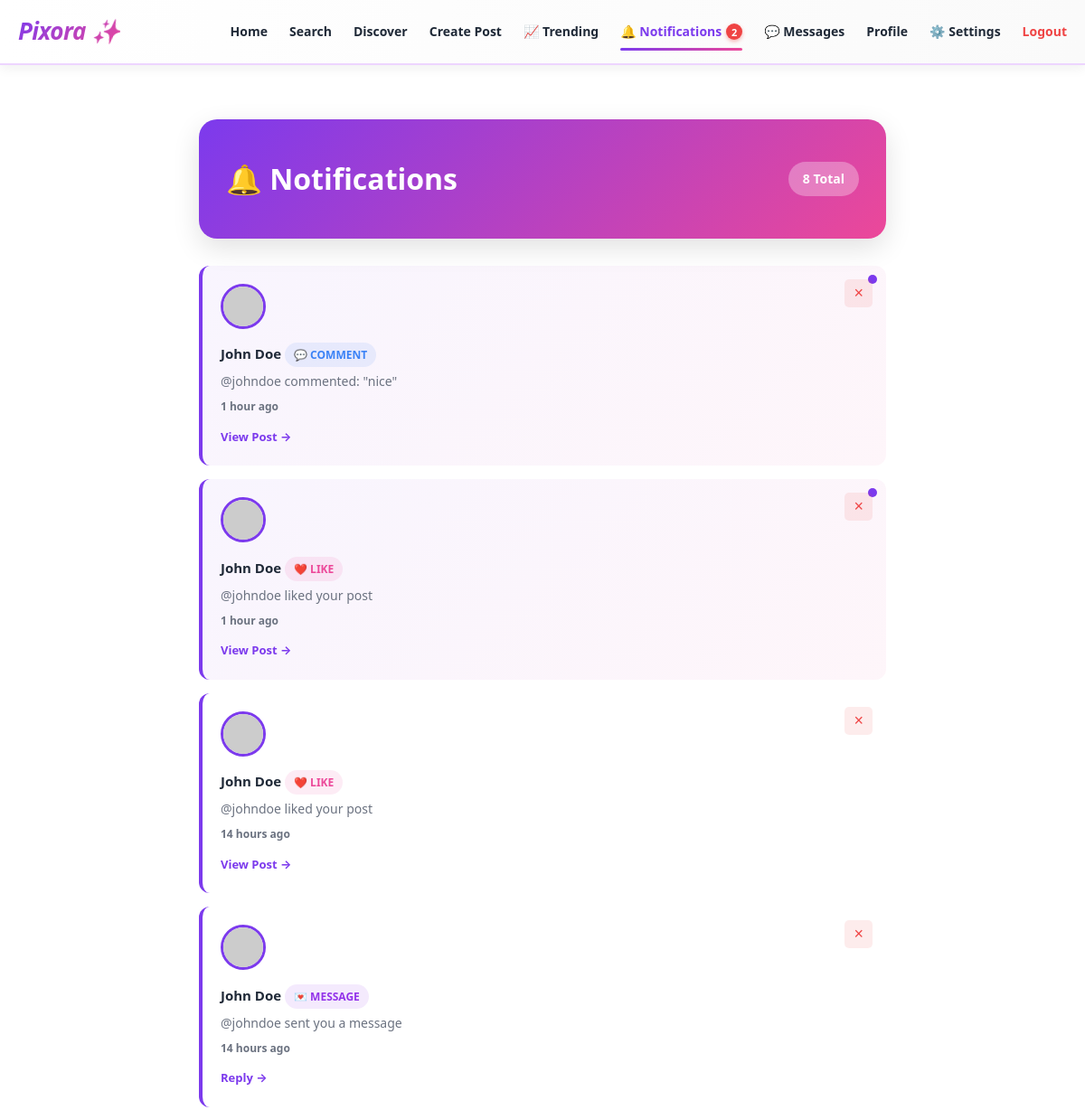
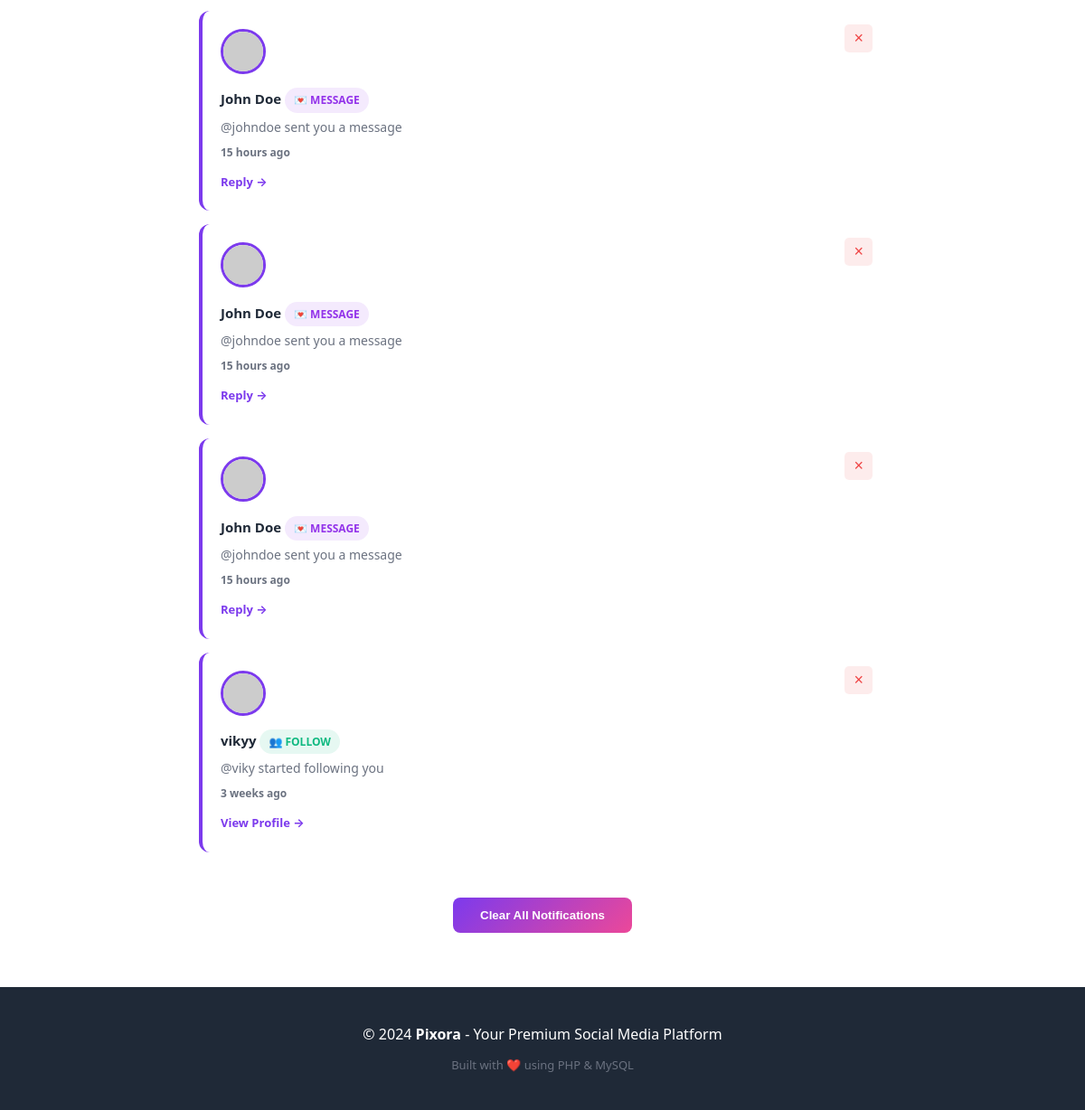
/notifications.php (signed in), run on the app's committed database (2 pictures, top to bottom).
### tables this page shows
CREATE TABLE `notifications` (
  `id` int(11) NOT NULL,
  `user_id` int(11) NOT NULL,
  `recipient_id` int(11) NOT NULL,
  `type` varchar(50) NOT NULL,
  `post_id` int(11) DEFAULT NULL,
  `comment_id` int(11) DEFAULT NULL,
  `is_read` tinyint(4) DEFAULT 0,
  `created_at` timestamp NOT NULL DEFAULT current_timestamp() ON UPDATE current_timestamp()
);

CREATE TABLE `users` (
  `id` int(11) NOT NULL,
  `full_name` varchar(100) NOT NULL,
  `username` varchar(50) NOT NULL,
  `email` varchar(100) NOT NULL,
  `password` varchar(255) NOT NULL,
  `bio` text DEFAULT NULL,
  `profile_picture` varchar(255) DEFAULT 'default-profile.jpg',
  `created_at` timestamp NOT NULL DEFAULT current_timestamp(),
  `updated_at` timestamp NOT NULL DEFAULT current_timestamp() ON UPDATE current_timestamp(),
  `is_private` tinyint(1) DEFAULT 0,
  `is_active` tinyint(1) DEFAULT 1
);

CREATE TABLE `comments` (
  `id` int(11) NOT NULL,
  `user_id` int(11) NOT NULL,
  `post_id` int(11) NOT NULL,
  `comment_text` text NOT NULL,
  `created_at` timestamp NOT NULL DEFAULT current_timestamp(),
  `updated_at` timestamp NOT NULL DEFAULT current_timestamp() ON UPDATE current_timestamp()
);

### includes/notification_helpers.php (called while the page is built, shortened)
<?php
function getUnreadNotificationCount($user_id, $conn) {
    $stmt = $conn->prepare("SELECT COUNT(*) as count FROM notifications WHERE recipient_id = ? AND is_read = 0");
    $stmt->bind_param("i", $user_id);
    $stmt->execute();
    $result = $stmt->get_result();
    $data = $result->fetch_assoc();
    return $data['count'];
}
?>

### includes/helpers.php (called while the page is built, shortened)
<?php
function formatDate($date_string) {
    $date = strtotime($date_string);
    $now = time();
    $seconds = $now - $date;
    $minutes = floor($seconds / 60);
    $hours = floor($seconds / 3600);
    if ($hours < 24) {
        return $hours . " hour" . ($hours > 1 ? "s" : "") . " ago";
    }
    $days = floor($seconds / 86400);
    $weeks = floor($days / 7);
    if ($weeks < 4) {
        return $weeks . " week" . ($weeks > 1 ? "s" : "") . " ago";
    }
    $years = floor($days / 365);
    return $years . " year" . ($years > 1 ? "s" : "") . " ago";
}
?>

### notifications.php (the view, shortened to what this page needs)
<?php
require 'config/database.php';
require 'includes/helpers.php';
$current_user_id = $_SESSION['user_id'];
$notif_stmt = $conn->prepare("
    SELECT
        n.id,
        n.type,
        n.user_id,
        n.post_id,
        n.comment_id,
        n.is_read,
        n.created_at,
        u.full_name,
        u.username,
        u.profile_picture,
        p.caption as post_caption,
        c.comment_text
    FROM notifications n
    JOIN users u ON n.user_id = u.id
    LEFT JOIN posts p ON n.post_id = p.id
    LEFT JOIN comments c ON n.comment_id = c.id
    WHERE n.recipient_id = ?
    ORDER BY n.is_read ASC, n.created_at DESC
    LIMIT 100
");
$notif_stmt->bind_param("i", $current_user_id);
$notif_stmt->execute();
$notif_result = $notif_stmt->get_result();
$notifications = $notif_result->fetch_all(MYSQLI_ASSOC);
?>
<!DOCTYPE html>
<html lang="en">
<head>
    <link rel="stylesheet" href="assets/css/style.css">
</head>
<body>
    <?php include 'includes/navbar.php'; ?>
    <div class="notifications-container">
        <div class="notifications-header">
            <div>
                <h1>🔔 Notifications</h1>
            </div>
            <?php if (count($notifications) > 0): ?>
                <div class="notif-count-badge">
                    <?php echo count($notifications); ?> Total
                </div>
            <?php endif; ?>
        </div>
        <?php if (count($notifications) > 0): ?>
            <div class="notifications-list">
                <?php foreach ($notifications as $notif): ?>
                    <div class="notification-card <?php echo $notif['is_read'] == 0 ? 'unread' : ''; ?>">
                        <img src="<?php
                            $pic ="https://via.placeholder.com/150/cccccc/666666?text=User";
                            echo htmlspecialchars($pic);
                        ?>" alt="Avatar" class="notification-avatar" onclick="window.location.href='profile.php?id=<?php echo $notif['user_id']; ?>'">
                        <div class="notification-body">
                            <div class="notification-title">
                                <?php echo htmlspecialchars($notif['full_name']); ?>
                                <span class="notification-type <?php echo strtolower($notif['type']); ?>">
                                    <?php
                                    if ($notif['type'] === 'like') echo '❤️ Like';
                                    elseif ($notif['type'] === 'comment') echo '💬 Comment';
                                    elseif ($notif['type'] === 'follow') echo '👥 Follow';
                                    elseif ($notif['type'] === 'message') echo '💌 Message';
                                    ?>
                                </span>
                            </div>
                            <div class="notification-message">
                                <?php
                                if ($notif['type'] === 'like') {
                                    echo '@' . htmlspecialchars($notif['username']) . ' liked your post';
                                } elseif ($notif['type'] === 'comment') {
                                    echo '@' . htmlspecialchars($notif['username']) . ' commented: "' . htmlspecialchars(substr($notif['comment_text'], 0, 50)) . (strlen($notif['comment_text']) > 50 ? '..."' : '"');
                                } elseif ($notif['type'] === 'follow') {
                                    echo '@' . htmlspecialchars($notif['username']) . ' started following you';
                                } elseif ($notif['type'] === 'message') {
                                    echo '@' . htmlspecialchars($notif['username']) . ' sent you a message';
                                }
                                ?>
                            </div>
                            <div class="notification-time">
                                <?php echo formatDate($notif['created_at']); ?>
                            </div>
                            <?php if ($notif['post_id']): ?>
                                <div class="notification-action">
                                    <a href="post.php?id=<?php echo $notif['post_id']; ?>">View Post →</a>
                                </div>
                            <?php elseif ($notif['type'] === 'follow'): ?>
                                <div class="notification-action">
                                    <a href="profile.php?id=<?php echo $notif['user_id']; ?>">View Profile →</a>
                                </div>
                            <?php elseif ($notif['type'] === 'message'): ?>
                                <div class="notification-action">
                                    <a href="chat.php?user_id=<?php echo $notif['user_id']; ?>">Reply →</a>
                                </div>
                            <?php endif; ?>
                        </div>
                        <form method="POST" action="includes/notification_actions.php" style="display: inline;">
                            <button type="submit" class="notification-delete" title="Delete">×</button>
                        </form>
                    </div>
                <?php endforeach; ?>
            </div>
            <form method="POST" action="includes/notification_actions.php" style="text-align: center; margin-top: 30px;">
                <button type="submit" class="clear-all-btn" onclick="return confirm('Clear all notifications?');">
                    Clear All Notifications
                </button>
            </form>
        <?php endif; ?>
    </div>
    <footer style="background: var(--dark); color: white; padding: 40px 20px; text-align: center; margin-top: 60px;">
        <div class="container">
            <p style="margin-bottom: 10px;">© 2024 <strong>Pixora</strong> - Your Premium Social Media Platform</p>
            <p style="color: var(--gray); font-size: 13px;">Built with ❤️ using PHP & MySQL</p>
        </div>
    </footer>
</body>
</html>

### includes/navbar.php (shortened to what this page needs)
<?php
$nav_user_id = isset($_SESSION['user_id']) ? (int)$_SESSION['user_id'] : 0;
$current_page = basename($_SERVER['PHP_SELF']);
if (!function_exists('getUnreadNotificationCount') && file_exists(__DIR__ . '/notification_helpers.php')) {
    require_once __DIR__ . '/notification_helpers.php';
}
$nav_unread_notif = 0;
if ($nav_user_id && isset($conn)) {
    if (function_exists('getUnreadNotificationCount')) {
        $nav_unread_notif = getUnreadNotificationCount($nav_user_id, $conn);
    }
}
?>
<nav class="navbar pixora-navbar">
    <div class="navbar-content pixora-navbar-content">
        <a href="index.php" class="navbar-logo pixora-logo">Pixora ✨</a>
        <div class="navbar-links pixora-nav-links">
            <a href="index.php" class="pixora-nav-link <?php echo ($current_page === 'index.php' || $current_page === 'home.php') ? 'active' : ''; ?>">Home</a>
            <a href="search.php" class="pixora-nav-link <?php echo ($current_page === 'search.php') ? 'active' : ''; ?>">Search</a>
            <a href="discover.php" class="pixora-nav-link <?php echo ($current_page === 'discover.php') ? 'active' : ''; ?>">Discover</a>
            <a href="create_post.php" class="pixora-nav-link <?php echo ($current_page === 'create_post.php') ? 'active' : ''; ?>">Create Post</a>
            <a href="trending.php" class="pixora-nav-link <?php echo ($current_page === 'trending.php') ? 'active' : ''; ?>">📈 Trending</a>
            <a href="notifications.php" class="pixora-nav-link <?php echo ($current_page === 'notifications.php') ? 'active' : ''; ?>">
                🔔 Notifications
                <?php if ($nav_unread_notif > 0): ?>
                    <span class="nav-badge" id="nav-notif-badge"><?php echo $nav_unread_notif; ?></span>
                <?php endif; ?>
            </a>
            <a href="messages.php" class="pixora-nav-link <?php echo ($current_page === 'messages.php' || $current_page === 'chat.php') ? 'active' : ''; ?>">
                💬 Messages
            </a>
            <a href="profile.php" class="pixora-nav-link <?php echo ($current_page === 'profile.php') ? 'active' : ''; ?>">Profile</a>
            <a href="settings.php" class="pixora-nav-link <?php echo ($current_page === 'settings.php' || $current_page === 'edit_profile.php') ? 'active' : ''; ?>">⚙️ Settings</a>
            <a href="auth/logout.php" class="pixora-nav-link" style="color: #ef4444;" onclick="return confirm('Log out of Pixora?');">Logout</a>
        </div>
    </div>
</nav>

### assets/css/style.css (style rules this page uses)
* { margin: 0; padding: 0; box-sizing: border-box; }
:root { --primary: #7c3aed; --primary-dark: #6d28d9; --primary-light: #edd5ff; --secondary: #ec4899; --accent: #f59e0b; --success: #10b981; --danger: #ef4444; --warning: #f59e0b; --dark: #1f2937; --gray: #6b7280; --light: #f3f4f6; --white: #ffffff; --border: #e5e7eb; --shadow-sm: 0 1px 2px 0 rgba(0,0,0,0.05); --shadow: 0 4px 12px rgba(0,0,0,0.08); --shadow-lg: 0 10px 30px rgba(0,0,0,0.12); --shadow-xl: 0 20px 50px rgba(0,0,0,0.15); }
body { font-family: 'Segoe UI', -apple-system, BlinkMacSystemFont, 'Helvetica Neue', sans-serif; background: var(--white); color: var(--dark); line-height: 1.6; }
html { scroll-behavior: smooth; }
.navbar { background: linear-gradient(90deg, var(--white) 0%, #fafafa 100%); padding: 1rem 0; border-bottom: 2px solid var(--primary-light); position: sticky; top: 0; z-index: 100; box-shadow: var(--shadow); backdrop-filter: blur(10px); }
.navbar-content { max-width: 1400px; margin: 0 auto; padding: 0 20px; display: flex; justify-content: space-between; align-items: center; }
.navbar-logo { font-size: 28px; font-weight: 800; background: linear-gradient(135deg, var(--primary), var(--secondary)); -webkit-background-clip: text; -webkit-text-fill-color: transparent; background-clip: text; text-decoration: none; letter-spacing: -1px; font-style: italic; }
.navbar-links { display: flex; gap: 40px; align-items: center; }
.navbar-links a { color: var(--dark); text-decoration: none; font-weight: 600; font-size: 14px; transition: all 0.3s ease; position: relative; text-transform: capitalize; }
.navbar-links a::after { content: ''; position: absolute; bottom: -8px; left: 0; width: 0; height: 3px; background: linear-gradient(90deg, var(--primary), var(--secondary)); border-radius: 2px; transition: width 0.3s ease; }
a { color: var(--primary); text-decoration: none; font-weight: 600; transition: all 0.3s ease; }
.container { max-width: 1400px; margin: 0 auto; padding: 0 20px; }

### includes/navbar.php (style rules this page uses)
.pixora-navbar { background: linear-gradient(90deg, #ffffff 0%, #fafafa 100%); padding: 0.9rem 0; border-bottom: 2px solid var(--primary-light, #edd5ff); position: sticky; top: 0; z-index: 1000; box-shadow: 0 4px 12px rgba(0,0,0,0.06); backdrop-filter: blur(10px); }
.pixora-navbar-content { max-width: 1400px; margin: 0 auto; padding: 0 20px; display: flex; justify-content: space-between; align-items: center; gap: 20px; }
.pixora-logo { font-size: 26px; font-weight: 800; background: linear-gradient(135deg, var(--primary, #7c3aed), var(--secondary, #ec4899)); -webkit-background-clip: text; -webkit-text-fill-color: transparent; background-clip: text; text-decoration: none; letter-spacing: -0.5px; white-space: nowrap; display: inline-flex; align-items: center; gap: 6px; }
.pixora-nav-links { display: flex; gap: 24px; align-items: center; flex-wrap: wrap; }
.pixora-nav-link { color: var(--dark, #1f2937); text-decoration: none; font-weight: 600; font-size: 13.5px; transition: all 0.2s ease; position: relative; display: inline-flex; align-items: center; gap: 5px; padding: 4px 0; }
.pixora-nav-link:hover, .pixora-nav-link.active { color: var(--primary, #7c3aed); }
.pixora-nav-link.active::after { content: ''; position: absolute; bottom: -6px; left: 0; width: 100%; height: 3px; background: linear-gradient(90deg, var(--primary, #7c3aed), var(--secondary, #ec4899)); border-radius: 2px; }
.nav-badge { display: inline-flex; align-items: center; justify-content: center; min-width: 18px; height: 18px; padding: 0 5px; background: #ef4444; color: white; font-size: 11px; font-weight: 800; border-radius: 10px; line-height: 1; box-shadow: 0 2px 4px rgba(239, 68, 68, 0.4); }

### data on the page
notifications: user.full_name "John Doe", type "💬 COMMENT", user.username "johndoe", comment.comment_text "nice", created_at "1 hour ago"
notifications: user.full_name "John Doe", type "❤️ LIKE", user.username "johndoe", created_at "1 hour ago"
notifications: user.full_name "John Doe", type "❤️ LIKE", user.username "johndoe", created_at "14 hours ago"
notifications: user.full_name "John Doe", type "💌 MESSAGE", user.username "johndoe", created_at "14 hours ago"
notifications: user.full_name "John Doe", type "💌 MESSAGE", user.username "johndoe", created_at "15 hours ago"
notifications: user.full_name "John Doe", type "💌 MESSAGE", user.username "johndoe", created_at "15 hours ago"
notifications: user.full_name "John Doe", type "💌 MESSAGE", user.username "johndoe", created_at "15 hours ago"
notifications: user.full_name "vikyy", type "👥 FOLLOW", user.username "viky", created_at "3 weeks ago"

### other printed values
$nav_unread_notif "2"
count($notifications) "8"
